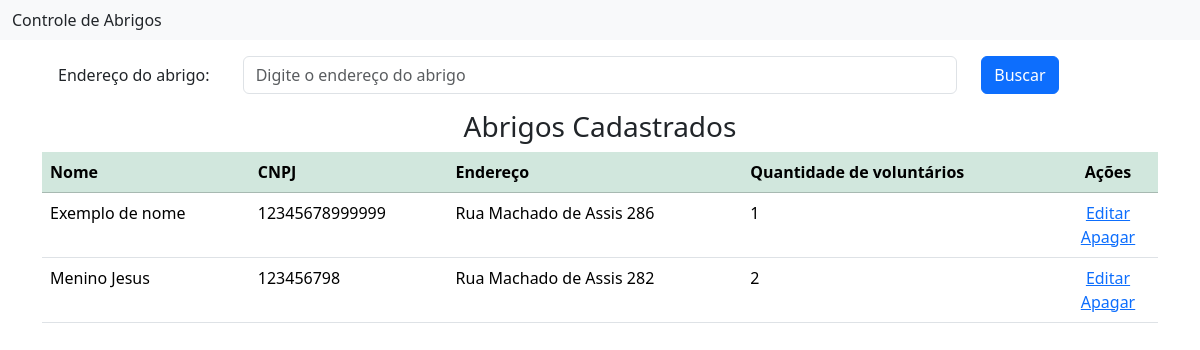
The app's page /abrigos/, older data.
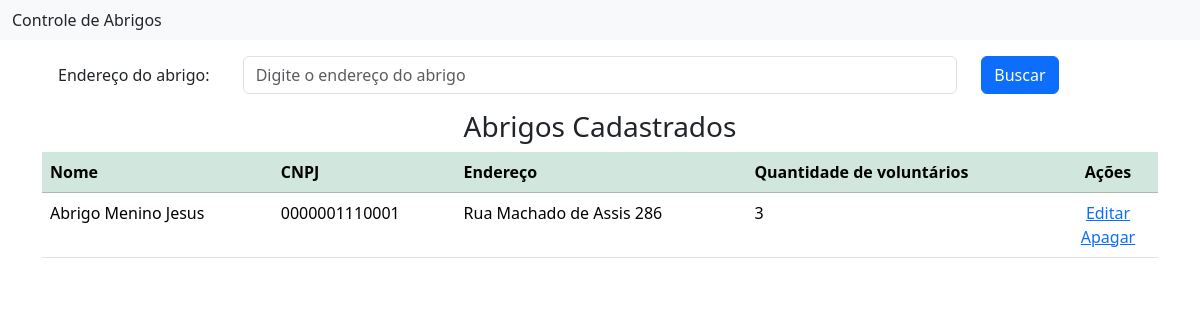
The same page, newer data.
### abrigo/models.py (models this page shows, shortened)
class Abrigo(models.Model):
    nome = models.CharField(max_length=255, verbose_name="Nome", default='Exemplo de nome')
    cnpj = models.CharField(max_length=18, unique=True, verbose_name="CNPJ")
    endereco = models.CharField(max_length=255, verbose_name="Endereço")
    voluntarios = models.ForeignKey('voluntarios.Voluntario', verbose_name='Voluntario', related_name="tste",
                                     on_delete=models.CASCADE, null=True,blank=True)
    class Meta:
        verbose_name = 'Abrigo'
        verbose_name_plural = 'Abrigos'

### abrigo/views.py (the view)
# urls.py: path('abrigos/', AbrigosView.as_view(), name='abrigos'),
class AbrigosView(ListView):
    model = Abrigo
    template_name = 'abrigos.html'
    context_object_name = 'abrigos'
    paginate_by = 5
    def get_queryset(self):
        buscar = self.request.GET.get('buscar')
        qs = Abrigo.objects.annotate(qtd_voluntarios=Count('voluntario'))
        if buscar:
            qs = qs.filter(endereco__icontains=buscar)
        return qs

### abrigo/templates/abrigos.html (shortened to what this page needs)
{% extends 'inicial.html' %}
{% load django_bootstrap5 %}
{% load static %}
{% block content %}
<section class="section">
    <div class="container">
        <form action="" method="GET">
            <div class="form-group row p-3">
                <label class="col-sm-2 col-form-label">Endereço do abrigo:</label>
                <div class="col-sm-8">
                    <input class="form-control" type="text" name="buscar" value="{{ request.GET.buscar }}"
                           placeholder="Digite o endereço do abrigo">
                </div>
                <div class="col-sm-2">
                    <button type="submit" class="btn btn-primary">Buscar</button>
                </div>
            </div>
        </form>
        {% if abrigos %}
        <div class="card-body">
            <h3 class="text-center">Abrigos Cadastrados</h3>
            <div class="table-responsive">
                <table class="table table-hover">
                    <thead class="table-success">
                        <tr>
                            <th>Nome</th>
                            <th>CNPJ</th>
                            <th>Endereço</th>
                            <th>Quantidade de voluntários</th>
                            <th style="width: 100px; text-align: center">Ações</th>
                        </tr>
                    </thead>
                    <tbody>
                        {% for abrigo in abrigos %}
                        <tr>
                            <td>{{ abrigo.nome }}</td>
                            <td>{{ abrigo.cnpj }}</td>
                            <td>{{ abrigo.endereco }}</td>
                            <td>{{ abrigo.qtd_voluntarios }}</td>
                            <td style="text-align: center">
                                <a href="{% url 'abrigo_editar' abrigo.pk %}">
                                    <span class="icon">
                                         Editar
                                    </span>
                                </a>
                                <a href="{% url 'abrigo_apagar' abrigo.pk %}">
                                    <span class="icon">
                                         Apagar
                                    </span>
                                </a>
                            </td>
                        </tr>
                        {% endfor %}
                    </tbody>
                </table>
            </div>
        </div>
        {% else %}
        <p class="text-center">Nenhum abrigo encontrado.</p>
        {% endif %}
    </div>
</section>
{% endblock %}

### home/templates/inicial.html (shortened to what this page needs)
<!DOCTYPE html>
{% load django_bootstrap5 %}
{% bootstrap_css %}
<html lang="pt-br" data-bs-theme="light">
  <head>
  </head>
<body>
<nav class="navbar bg-body-tertiary">
  <div class="container-fluid">
    <a href="{% url 'pagina_inicial' %}" style="text-decoration: none; color: inherit;">Controle de Abrigos</a>
  </div>
</nav>
{% block content %}  {% endblock %}
</body>
</html>

Row changes from the older to the newer data that the page shows:
removed Abrigo: nome "Exemplo de nome", cnpj "12345678999999", endereco "Rua Machado de Assis 286", qtd_voluntarios "1"
removed Abrigo: nome "Menino Jesus", cnpj "123456798", endereco "Rua Machado de Assis 282", qtd_voluntarios "2"
added Abrigo: nome "Abrigo Menino Jesus", cnpj "0000001110001", endereco "Rua Machado de Assis 286", qtd_voluntarios "3"
